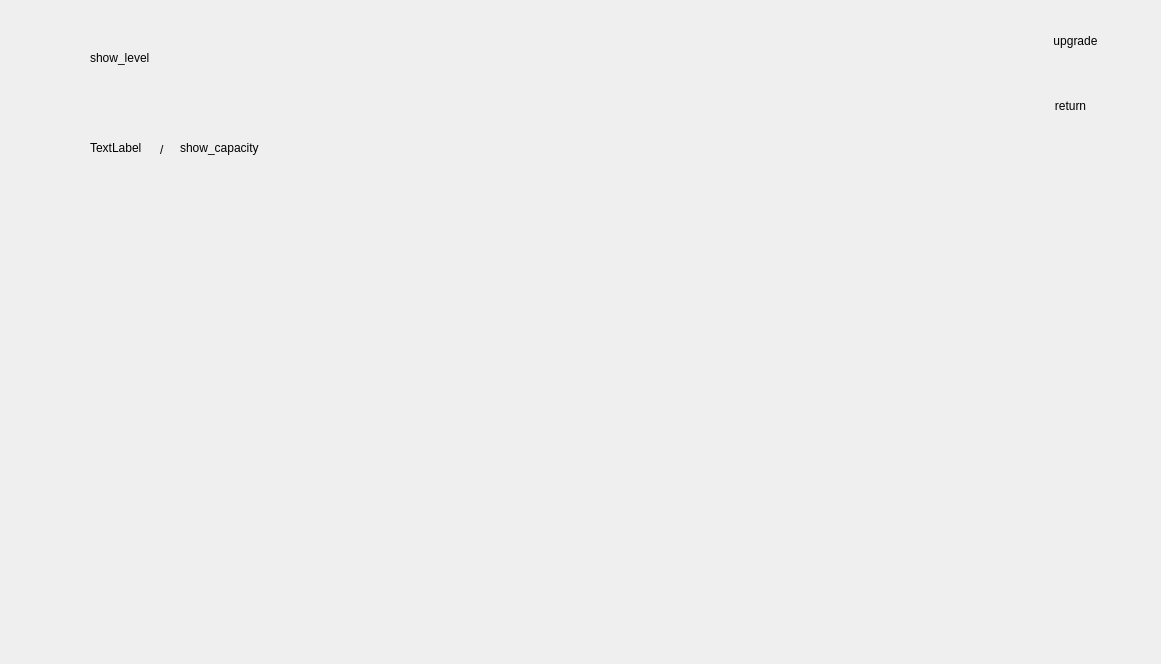
<?xml version="1.0" encoding="UTF-8"?>
<ui version="4.0">
 <class>Silo</class>
 <widget class="QDialog" name="Silo">
  <property name="geometry">
   <rect>
    <x>0</x>
    <y>0</y>
    <width>1161</width>
    <height>664</height>
   </rect>
  </property>
  <property name="windowTitle">
   <string>Dialog</string>
  </property>
  <widget class="QLabel" name="label">
   <property name="geometry">
    <rect>
     <x>6</x>
     <y>2</y>
     <width>1161</width>
     <height>664</height>
    </rect>
   </property>
   <property name="text">
    <string/>
   </property>
   <property name="pixmap">
    <pixmap resource="uimd.qrc">:/pngg/gandom22.png</pixmap>
   </property>
  </widget>
  <widget class="QLabel" name="label_2">
   <property name="geometry">
    <rect>
     <x>270</x>
     <y>560</y>
     <width>121</width>
     <height>101</height>
    </rect>
   </property>
   <property name="text">
    <string/>
   </property>
   <property name="pixmap">
    <pixmap resource="uimd.qrc">:/pngg/002-corn.png</pixmap>
   </property>
  </widget>
  <widget class="QLabel" name="label_3">
   <property name="geometry">
    <rect>
     <x>10</x>
     <y>10</y>
     <width>81</width>
     <height>71</height>
    </rect>
   </property>
   <property name="text">
    <string/>
   </property>
   <property name="pixmap">
    <pixmap resource="uimd.qrc">:/pngg/level.png</pixmap>
   </property>
  </widget>
  <widget class="QLabel" name="label_4">
   <property name="geometry">
    <rect>
     <x>10</x>
     <y>100</y>
     <width>81</width>
     <height>71</height>
    </rect>
   </property>
   <property name="text">
    <string/>
   </property>
   <property name="pixmap">
    <pixmap resource="uimd.qrc">:/pngg/capacity.png</pixmap>
   </property>
  </widget>
  <widget class="QLabel" name="capacitlbl">
   <property name="geometry">
    <rect>
     <x>180</x>
     <y>140</y>
     <width>91</width>
     <height>16</height>
    </rect>
   </property>
   <property name="text">
    <string>show_capacity</string>
   </property>
  </widget>
  <widget class="QLabel" name="levellbl">
   <property name="geometry">
    <rect>
     <x>90</x>
     <y>50</y>
     <width>81</width>
     <height>16</height>
    </rect>
   </property>
   <property name="text">
    <string>show_level</string>
   </property>
  </widget>
  <widget class="QPushButton" name="upgradebtn">
   <property name="geometry">
    <rect>
     <x>1010</x>
     <y>10</y>
     <width>131</width>
     <height>61</height>
    </rect>
   </property>
   <property name="text">
    <string>upgrade</string>
   </property>
   <property name="icon">
    <iconset resource="uimd.qrc">
     <normaloff>:/pngg/levelup2.png</normaloff>:/pngg/levelup2.png</iconset>
   </property>
   <property name="iconSize">
    <size>
     <width>60</width>
     <height>60</height>
    </size>
   </property>
   <property name="flat">
    <bool>true</bool>
   </property>
  </widget>
  <widget class="QPushButton" name="pushButton_2">
   <property name="geometry">
    <rect>
     <x>920</x>
     <y>80</y>
     <width>301</width>
     <height>51</height>
    </rect>
   </property>
   <property name="text">
    <string>return</string>
   </property>
   <property name="icon">
    <iconset resource="uimd.qrc">
     <normaloff>:/pngg/goback.png</normaloff>:/pngg/goback.png</iconset>
   </property>
   <property name="iconSize">
    <size>
     <width>60</width>
     <height>60</height>
    </size>
   </property>
   <property name="flat">
    <bool>true</bool>
   </property>
  </widget>
  <widget class="QLabel" name="wheatlbl">
   <property name="geometry">
    <rect>
     <x>90</x>
     <y>140</y>
     <width>55</width>
     <height>16</height>
    </rect>
   </property>
   <property name="text">
    <string>TextLabel</string>
   </property>
  </widget>
  <widget class="QLabel" name="label_6">
   <property name="geometry">
    <rect>
     <x>160</x>
     <y>140</y>
     <width>21</width>
     <height>20</height>
    </rect>
   </property>
   <property name="styleSheet">
    <string notr="true">font: 10pt &quot;MS Shell Dlg 2&quot;;</string>
   </property>
   <property name="text">
    <string>/</string>
   </property>
  </widget>
 </widget>
 <resources>
  <include location="uimd.qrc"/>
 </resources>
 <connections/>
</ui>
